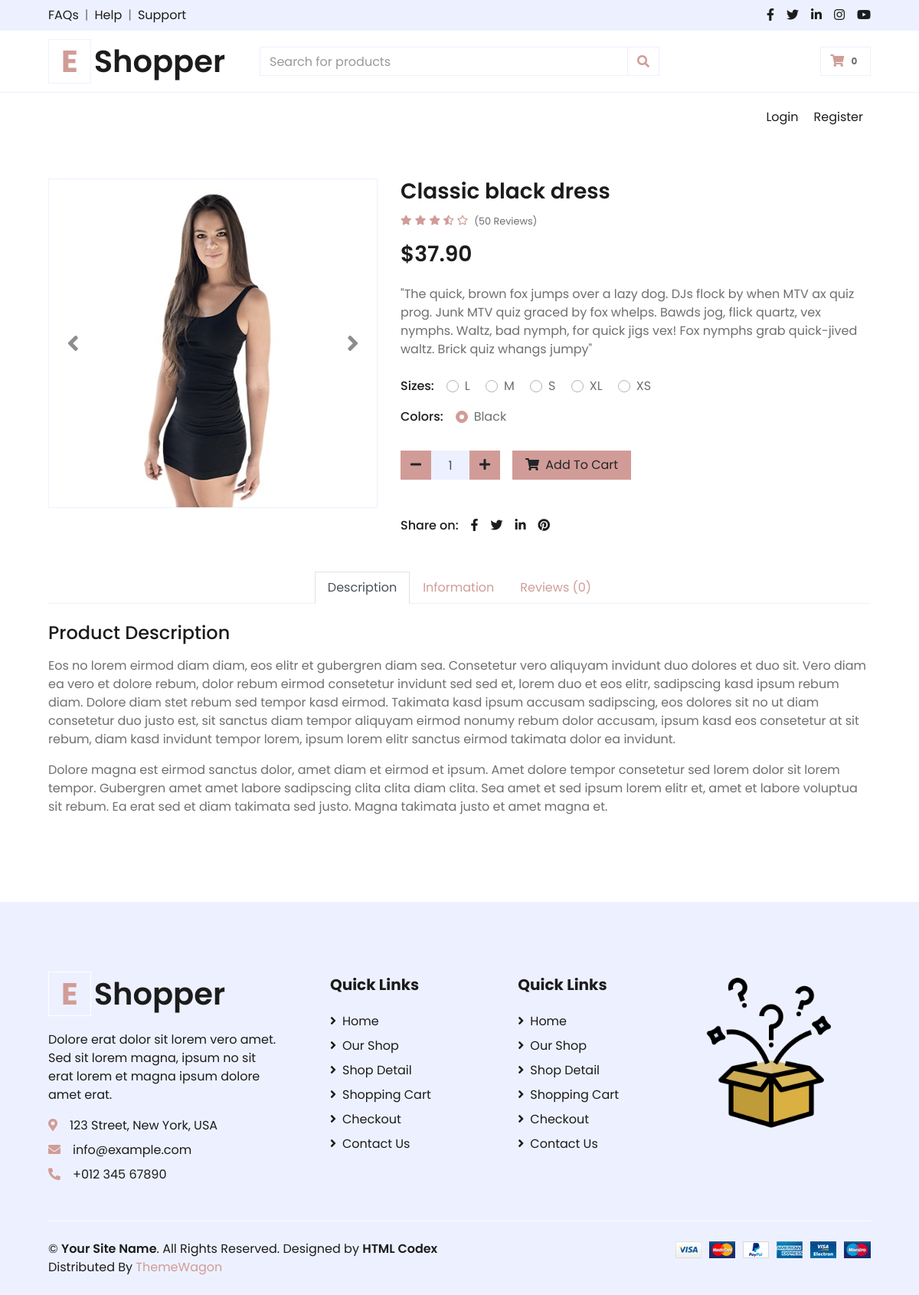
The app's page /detail_product/4 with its own data.
### online_shop_db.py (models this page shows)
class Product(db.Model):
    __tablename__ = "products"
    id: Mapped[int] = mapped_column(Integer, primary_key=True)
    name: Mapped[str] = mapped_column(String(100), unique=True)
    image: Mapped[str] = mapped_column(String(200), unique=True)
    size: Mapped[str] = mapped_column(String(20))
    description: Mapped[str] = mapped_column(Text)
    colors: Mapped[str] = mapped_column(String(100), nullable=False)
    price: Mapped[float] = mapped_column(Float, nullable=False)
    stars: Mapped[int] = mapped_column(Integer)
    qty_in_stock: Mapped[int] = mapped_column(Integer, nullable=False)
    sizes = db.relationship("ProductSize", back_populates="product", cascade="all, delete-orphan")

class ProductSize(db.Model):
    __tablename__ = "product_sizes"
    id: Mapped[int] = mapped_column(Integer, primary_key=True)
    product_id: Mapped[int] = mapped_column(Integer, ForeignKey("products.id"), nullable=False)
    size: Mapped[str] = mapped_column(String(10), nullable=False)
    qty_in_stock: Mapped[int] = mapped_column(Integer, nullable=False, default=0)
    product = db.relationship("Product", back_populates="sizes")
    __table_args__ = (UniqueConstraint('product_id', 'size', name='_product_size_uc'),)

### main.py (the view, shortened to what this page needs)
@app.route('/detail_product/<int:product_id>', methods=["GET", "POST"])
def go_to_detail(product_id):
    print(f"Request method: {request.method}")
    print(f"Form submitted: {request.form}")
    requested_product = db.get_or_404(Product, product_id)
    available_sizes = get_available_sizes(product_id)
    form = setup_cart_form(product_id, available_sizes, requested_product.colors.split())
    return render_template(
        'detail.html',
        product=requested_product,
        available_sizes=available_sizes,
        current_user=current_user,
        form=form
    )

### forms.py
class AddToCartForm(FlaskForm):
    product_id = HiddenField('Product ID', validators=[DataRequired()])
    size = RadioField('Size', validators=[DataRequired()])
    color = RadioField('Color', validators=[DataRequired()])
    quantity = IntegerField('Quantity', validators=[DataRequired(), NumberRange(min=1, message='Please a quantity greater than zero.')], default=1)

### main.py (called while the page is built)
@app.context_processor
def inject_cart_count():
    cart_count = 0
    if 'cart' in session:
        cart_count = sum(int(item.get('quantity', 1)) for item in session['cart'])
    return {'cart_count': cart_count}

def get_available_sizes(product_id):
    size_query = ProductSize.query.filter(
        ProductSize.product_id == product_id,
        ProductSize.qty_in_stock > 0
    ).with_entities(ProductSize.size).all()
    clean_sizes = [size.size for size in size_query]
    return clean_sizes

def setup_cart_form(product_id, size_values, color_options):
    form = AddToCartForm()
    form.product_id.data = product_id
    form.size.choices = [(size[0], size[0]) for size in size_values]
    form.color.choices = [(color, color) for color in color_options]
    return form

### templates/detail.html (shortened to what this page needs)
{% include 'header.html' %}
    <div class="container-fluid py-5">
        <div class="row px-xl-5">
            <div class="col-lg-5 pb-5">
                <div id="product-carousel" class="carousel slide" data-ride="carousel">
                    <div class="carousel-inner border">
                        <div class="carousel-item active">
                            <img class="img-fluid w-100" src="{{ url_for('static', filename='img/' + product.image) }}" alt="">
                        </div>
                    </div>
                    <a class="carousel-control-prev" href="#product-carousel" data-slide="prev">
                        <i class="fa fa-2x fa-angle-left text-dark"></i>
                    </a>
                    <a class="carousel-control-next" href="#product-carousel" data-slide="next">
                        <i class="fa fa-2x fa-angle-right text-dark"></i>
                    </a>
                </div>
            </div>
            <div class="col-lg-7 pb-5">
                <h3 class="font-weight-semi-bold">{{ product.name }}</h3>
                <div class="d-flex mb-3">
                    <div class="text-primary mr-2">
                        <small class="fas fa-star"></small>
                        <small class="fas fa-star"></small>
                        <small class="fas fa-star"></small>
                        <small class="fas fa-star-half-alt"></small>
                        <small class="far fa-star"></small>
                    </div>
                    <small class="pt-1">(50 Reviews)</small>
                </div>
                <h3 class="font-weight-semi-bold mb-4">${{ "%.2f" % product.price }}</h3>
                <p class="mb-4">{{ product.description }}</p>
                <div class="d-flex mb-3">
                    <form id="addToCartForm" method="POST" action="{{ url_for('go_to_detail', product_id=product.id) }}">
                        <div class="d-flex mb-3">
                            <p class="text-dark font-weight-medium mb-0 mr-3">Sizes:</p>
                            <div>
                                {% for size in available_sizes %}
                                <div class="custom-control custom-radio custom-control-inline">
                                    <label class="custom-control-label" for="size-{{ loop.index }}">{{ size }}</label>
                                </div>
                                {% endfor %}
                            </div>
                        </div>
                        <div class="d-flex mb-4">
                            <p class="text-dark font-weight-medium mb-0 mr-3">Colors:</p>
                            <div>
                                {% for color in product.colors.split() %}
                                <div class="custom-control custom-radio custom-control-inline">
                                    <label class="custom-control-label" for="color-1">{{ color }}</label>
                                </div>
                                {% endfor %}
                            </div>
                        </div>
                        <div class="d-flex align-items-center mb-4 pt-2">
                            <div class="input-group quantity mr-3" style="width: 130px;">
                                <div class="input-group-btn">
                                    <button type="button" class="btn btn-primary btn-minus">
                                        <i class="fa fa-minus"></i>
                                    </button>
                                </div>
                                <input type="text" name="quantity" class="form-control bg-secondary text-center" value="1">
                                <div class="input-group-btn">
                                    <button type="button" class="btn btn-primary btn-plus">
                                        <i class="fa fa-plus"></i>
                                    </button>
                                </div>
                            </div>
                                {% if current_user.is_authenticated %}
                                    <button type="submit" class="btn btn-primary px-3">
                                        <i class="fa fa-shopping-cart mr-1"></i> Add To Cart
                                    </button>
                                {% else %}
                                    <button type="submit" class="btn btn-primary px-3">
                                        <i class="fa fa-shopping-cart mr-1"></i> Add To Cart
                                    </button>
                                {% endif %}
                            </div>
                    </form>
                </div>
                <div class="d-flex pt-2">
                    <p class="text-dark font-weight-medium mb-0 mr-2">Share on:</p>
                    <div class="d-inline-flex">
                        <a class="text-dark px-2" href="">
                            <i class="fab fa-facebook-f"></i>
                        </a>
                        <a class="text-dark px-2" href="">
                            <i class="fab fa-twitter"></i>
                        </a>
                        <a class="text-dark px-2" href="">
                            <i class="fab fa-linkedin-in"></i>
                        </a>
                        <a class="text-dark px-2" href="">
                            <i class="fab fa-pinterest"></i>
                        </a>
                    </div>
                </div>
            </div>
        </div>
        <div class="row px-xl-5">
            <div class="col">
                <div class="nav nav-tabs justify-content-center border-secondary mb-4">
                    <a class="nav-item nav-link active" data-toggle="tab" href="#tab-pane-1">Description</a>
                    <a class="nav-item nav-link" data-toggle="tab" href="#tab-pane-2">Information</a>
                    <a class="nav-item nav-link" data-toggle="tab" href="#tab-pane-3">Reviews (0)</a>
                </div>
                <div class="tab-content">
                    <div class="tab-pane fade show active" id="tab-pane-1">
                        <h4 class="mb-3">Product Description</h4>
                        <p>Eos no lorem eirmod diam diam, eos elitr et gubergren diam sea. Consetetur vero aliquyam invidunt duo dolores et duo sit. Vero diam ea vero et dolore rebum, dolor rebum eirmod consetetur invidunt sed sed et, lorem duo et eos elitr, sadipscing kasd ipsum rebum diam. Dolore diam stet rebum sed tempor kasd eirmod. Takimata kasd ipsum accusam sadipscing, eos dolores sit no ut diam consetetur duo justo est, sit sanctus diam tempor aliquyam eirmod nonumy rebum dolor accusam, ipsum kasd eos consetetur at sit rebum, diam kasd invidunt tempor lorem, ipsum lorem elitr sanctus eirmod takimata dolor ea invidunt.</p>
                        <p>Dolore magna est eirmod sanctus dolor, amet diam et eirmod et ipsum. Amet dolore tempor consetetur sed lorem dolor sit lorem tempor. Gubergren amet amet labore sadipscing clita clita diam clita. Sea amet et sed ipsum lorem elitr et, amet et labore voluptua sit rebum. Ea erat sed et diam takimata sed justo. Magna takimata justo et amet magna et.</p>
                    </div>
                </div>
            </div>
        </div>
    </div>
{% include 'footer.html' %}

### records on screen
Product: image (picture), name "Classic black dress", price "37.90", description "\"The quick, brown fox jumps over a lazy dog. DJs flock by when MTV ax quiz prog. Junk MTV quiz graced by fox whelps. Bawds jog, flick quartz, vex nymphs. Waltz, bad nymph, for quick jigs vex! Fox nymphs grab quick-jived waltz. Brick quiz whangs jumpy\"", colors "Black"
ProductSize: size "XL"
ProductSize: size "XS"

### other values on screen
{{ size }} "L" "M" "S"
